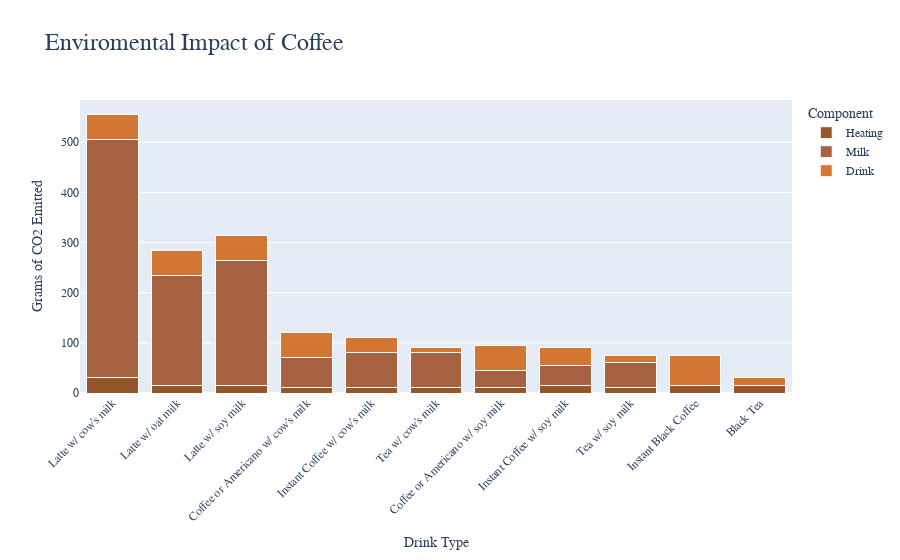

The notebook cell saved with this chart:
### Code cell
import pandas as pd
import plotly.express as px

# Define a custom coffee-themed color palette
coffee_colors = ['#8B4513', '#A0522D', '#D2691E', '#CD853F', '#A5673F', '#8B7D6B', '#4A3D28', '#3E2B23', '#533D32', '#2E1E0F', '#603311']

# Your data
data = {
    "Drink Type": [
        "Latte w/ cow's milk",
        "Latte w/ oat milk",
        "Latte w/ soy milk",
        "Coffee or Americano w/ cow's milk",
        "Instant Coffee w/ cow's milk",
        "Tea w/ cow's milk",
        "Coffee or Americano w/ soy milk",
        "Instant Coffee w/ soy milk",
        "Tea w/ soy milk",
        "Instant Black Coffee",
        "Black Tea",
    ],
    "Heating": [30, 15, 15, 10, 10, 10, 10, 15, 10, 15, 15],
    "Milk": [475, 220, 250, 60, 70, 70, 35, 40, 50, 0, 0],
    "Drink": [50, 50, 50, 50, 30, 10, 50, 35, 15, 60, 15],
}

df = pd.DataFrame(data)

# Create the stacked bar chart using the custom color palette
fig = px.bar(
    df,
    x="Drink Type",
    y=["Heating", "Milk", "Drink"],
    title="Enviromental Impact of Coffee",
    color_discrete_sequence=coffee_colors,  # Use the custom color palette
)

# Customize the layout as needed
fig.update_layout(
    barmode="stack",
    xaxis_title="Drink Type",
    yaxis_title="Grams of CO2 Emitted",
    legend_title="Component",
    font_family="Arial",
    title_font_size=24,
)

# Adjust bar borders and opacity
fig.update_traces(marker_line_color="white", marker_line_width=1, opacity=0.9)

# Update axis labels and ticks
fig.update_xaxes(tickangle=-45, tickfont=dict(size=12))
fig.update_yaxes(tickfont=dict(size=12))



fig.update_layout(
    barmode="stack",
    xaxis_title="Drink Type",
    yaxis_title="Grams of CO2 Emitted",
    legend_title="Component",
    font_family="Arial",
    title_font_size=24,
    height=600,  # Set the desired height in pixels
)

# Show the chart
fig.show()

### Figure 1 — Plotly figure (JSON) as saved in the notebook; plotly's stock layout.template omitted (floating-point values rounded to 4 significant figures)
{"data": [{"alignmentgroup": "True", "hovertemplate": "variable=Heating<br>Drink Type=%{x}<br>value=%{y}<extra></extra>", "legendgroup": "Heating", "marker": {"color": "#8B4513", "line": {"color": "white", "width": 1}, "pattern": {"shape": ""}}, "name": "Heating", "offsetgroup": "Heating", "opacity": 0.9, "orientation": "v", "showlegend": true, "textposition": "auto", "type": "bar", "x": ["Latte w/ cow's milk", "Latte w/ oat milk", "Latte w/ soy milk", "Coffee or Americano w/ cow's milk", "Instant Coffee w/ cow's milk", "Tea w/ cow's milk", "Coffee or Americano w/ soy milk", "Instant Coffee w/ soy milk", "Tea w/ soy milk", "Instant Black Coffee", "Black Tea"], "xaxis": "x", "y": [30, 15, 15, 10, 10, 10, 10, 15, 10, 15, 15], "yaxis": "y"}, {"alignmentgroup": "True", "hovertemplate": "variable=Milk<br>Drink Type=%{x}<br>value=%{y}<extra></extra>", "legendgroup": "Milk", "marker": {"color": "#A0522D", "line": {"color": "white", "width": 1}, "pattern": {"shape": ""}}, "name": "Milk", "offsetgroup": "Milk", "opacity": 0.9, "orientation": "v", "showlegend": true, "textposition": "auto", "type": "bar", "x": ["Latte w/ cow's milk", "Latte w/ oat milk", "Latte w/ soy milk", "Coffee or Americano w/ cow's milk", "Instant Coffee w/ cow's milk", "Tea w/ cow's milk", "Coffee or Americano w/ soy milk", "Instant Coffee w/ soy milk", "Tea w/ soy milk", "Instant Black Coffee", "Black Tea"], "xaxis": "x", "y": [475, 220, 250, 60, 70, 70, 35, 40, 50, 0, 0], "yaxis": "y"}, {"alignmentgroup": "True", "hovertemplate": "variable=Drink<br>Drink Type=%{x}<br>value=%{y}<extra></extra>", "legendgroup": "Drink", "marker": {"color": "#D2691E", "line": {"color": "white", "width": 1}, "pattern": {"shape": ""}}, "name": "Drink", "offsetgroup": "Drink", "opacity": 0.9, "orientation": "v", "showlegend": true, "textposition": "auto", "type": "bar", "x": ["Latte w/ cow's milk", "Latte w/ oat milk", "Latte w/ soy milk", "Coffee or Americano w/ cow's milk", "Instant Coffee w/ cow's milk", "Tea w/ cow's milk", "Coffee or Americano w/ soy milk", "Instant Coffee w/ soy milk", "Tea w/ soy milk", "Instant Black Coffee", "Black Tea"], "xaxis": "x", "y": [50, 50, 50, 50, 30, 10, 50, 35, 15, 60, 15], "yaxis": "y"}], "layout": {"autosize": true, "barmode": "stack", "font": {"family": "Arial"}, "legend": {"title": {"text": "Component"}, "tracegroupgap": 0}, "title": {"font": {"size": 24}, "text": "Enviromental Impact of Coffee"}, "xaxis": {"anchor": "y", "autorange": true, "domain": [0, 1], "range": [-0.5, 10.5], "tickangle": -45, "tickfont": {"size": 12}, "title": {"text": "Drink Type"}, "type": "category"}, "yaxis": {"anchor": "x", "autorange": true, "domain": [0, 1], "range": [0, 584.2], "tickfont": {"size": 12}, "title": {"text": "Grams of CO2 Emitted"}, "type": "linear"}}}
